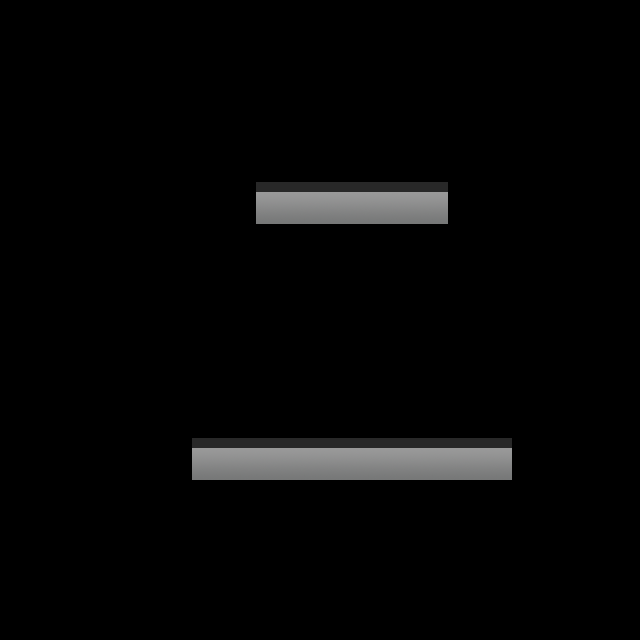

A level layout from a 2D game, rendered from its tile map. Below: a short description, then the map file with tile-grid data replaced by summaries:
An orthogonal 10x10 tile map with 64x64 px tiles, 2 tile layers (Ground, Background), 2 tilesets and 4 objects (2x Trigger, EndPosition, StartPosition).

<map version="1.0" orientation="orthogonal" width="10" height="10" tilewidth="64" tileheight="64">
 <tileset firstgid="1" name="tileset" tilewidth="64" tileheight="64">
  <image source="images/tileset.png" width="256" height="128" />
 </tileset>
 <tileset firstgid="9" name="tileset2" tilewidth="64" tileheight="64">
  <image source="images/tileset2.png" width="384" height="128" />
 </tileset>
 <layer name="Ground" width="10" height="10">
  <data>[100 cells, 16 non-empty, 2 distinct tile ids]</data>
 </layer>
 <objectgroup name="Goal" width="10" height="10">
  <object name="EndPosition" type="EndPosition" x="322" y="134" width="62" height="44" />
 </objectgroup>
 <objectgroup name="Start" width="10" height="10">
  <object name="StartPosition" type="StartPosition" x="322" y="388" width="50" height="50" />
 </objectgroup>
 <layer name="Background" width="10" height="10">
  <data>[100 cells, 8 non-empty, 1 distinct tile ids]</data>
 </layer>
 <objectgroup name="Triggers" width="10" height="10">
  <object name="Trigger1" type="Trigger" gid="11" x="448" y="320" width="64" height="64">
   <properties>
    <property name="triggerId" value="light1" />
   </properties>
  </object>
  <object name="Trigger2" type="Trigger" gid="11" x="192" y="320" width="64" height="64">
   <properties>
    <property name="triggerId" value="light1" />
   </properties>
  </object>
 </objectgroup>
</map>
